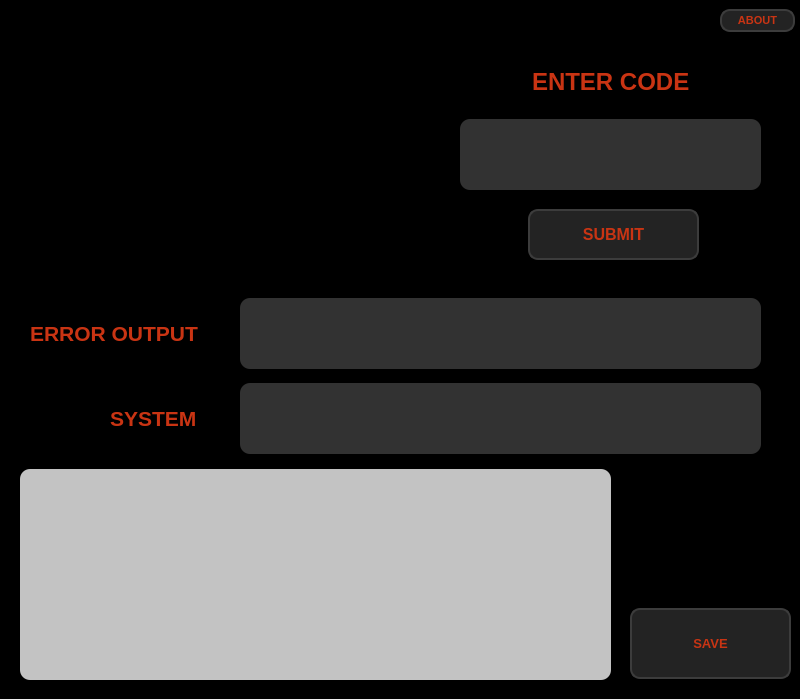
<?xml version="1.0" encoding="UTF-8"?>
<ui version="4.0">
 <class>MainWindow</class>
 <widget class="QMainWindow" name="MainWindow">
  <property name="geometry">
   <rect>
    <x>0</x>
    <y>0</y>
    <width>800</width>
    <height>700</height>
   </rect>
  </property>
  <property name="minimumSize">
   <size>
    <width>800</width>
    <height>700</height>
   </size>
  </property>
  <property name="maximumSize">
   <size>
    <width>800</width>
    <height>700</height>
   </size>
  </property>
  <property name="windowTitle">
   <string>Harley Davidson Trouble Code</string>
  </property>
  <property name="windowIcon">
   <iconset>
    <normaloff>:/logos/window_logo.png</normaloff>:/logos/window_logo.png</iconset>
  </property>
  <widget class="QWidget" name="centralwidget">
   <widget class="QFrame" name="frame">
    <property name="geometry">
     <rect>
      <x>0</x>
      <y>-1</y>
      <width>801</width>
      <height>291</height>
     </rect>
    </property>
    <property name="styleSheet">
     <string notr="true">background-color: rgb(0, 0, 0);</string>
    </property>
    <property name="frameShape">
     <enum>QFrame::StyledPanel</enum>
    </property>
    <property name="frameShadow">
     <enum>QFrame::Raised</enum>
    </property>
    <widget class="QLabel" name="HD_LOGO">
     <property name="geometry">
      <rect>
       <x>-4</x>
       <y>2</y>
       <width>441</width>
       <height>291</height>
      </rect>
     </property>
     <property name="styleSheet">
      <string notr="true">background-image: url(:/logos/hd_logo.png);
background-color: rgb(0, 0, 0);
background-repeat:no-repeat;
background-position:center;</string>
     </property>
     <property name="text">
      <string/>
     </property>
    </widget>
    <widget class="QLineEdit" name="code_input">
     <property name="geometry">
      <rect>
       <x>460</x>
       <y>120</y>
       <width>301</width>
       <height>71</height>
      </rect>
     </property>
     <property name="font">
      <font>
       <pointsize>24</pointsize>
       <weight>75</weight>
       <bold>true</bold>
      </font>
     </property>
     <property name="cursor">
      <cursorShape>CrossCursor</cursorShape>
     </property>
     <property name="layoutDirection">
      <enum>Qt::LeftToRight</enum>
     </property>
     <property name="styleSheet">
      <string notr="true">background-color: rgb(50,50,50);
border-radius:10px;
color: rgb(201,52,19);</string>
     </property>
     <property name="maxLength">
      <number>10</number>
     </property>
     <property name="frame">
      <bool>false</bool>
     </property>
     <property name="cursorPosition">
      <number>0</number>
     </property>
     <property name="alignment">
      <set>Qt::AlignCenter</set>
     </property>
     <property name="clearButtonEnabled">
      <bool>true</bool>
     </property>
    </widget>
    <widget class="QLabel" name="label_2">
     <property name="geometry">
      <rect>
       <x>532</x>
       <y>62</y>
       <width>181</width>
       <height>41</height>
      </rect>
     </property>
     <property name="font">
      <font>
       <pointsize>18</pointsize>
       <weight>75</weight>
       <bold>true</bold>
      </font>
     </property>
     <property name="styleSheet">
      <string notr="true">color: rgb(201,52,19);</string>
     </property>
     <property name="text">
      <string>ENTER CODE</string>
     </property>
    </widget>
    <widget class="QPushButton" name="submit_code">
     <property name="geometry">
      <rect>
       <x>528</x>
       <y>210</y>
       <width>171</width>
       <height>51</height>
      </rect>
     </property>
     <property name="font">
      <font>
       <pointsize>12</pointsize>
       <weight>75</weight>
       <bold>true</bold>
      </font>
     </property>
     <property name="cursor">
      <cursorShape>CrossCursor</cursorShape>
     </property>
     <property name="layoutDirection">
      <enum>Qt::LeftToRight</enum>
     </property>
     <property name="styleSheet">
      <string notr="true">QPushButton {	
	background-color: rgb(35,35,35);
	border:2px solid rgb(60,60,60);
	border-radius:10px;
	color: rgb(201,52,19);
}
QPushButton:hover {	
	background-color: rgb(60,60,60);
	border:2px solid rgb(70,70,70);
}
QPushButton:pressed {	
	background-color: rgb(201,52,19);
	border:2px solid rgb(201,52,19);
	color: rgb(200,200,200);
}</string>
     </property>
     <property name="text">
      <string>SUBMIT</string>
     </property>
     <property name="shortcut">
      <string>Return</string>
     </property>
    </widget>
    <widget class="QPushButton" name="about_btn">
     <property name="geometry">
      <rect>
       <x>720</x>
       <y>10</y>
       <width>75</width>
       <height>23</height>
      </rect>
     </property>
     <property name="font">
      <font>
       <pointsize>8</pointsize>
       <weight>75</weight>
       <bold>true</bold>
      </font>
     </property>
     <property name="cursor">
      <cursorShape>CrossCursor</cursorShape>
     </property>
     <property name="styleSheet">
      <string notr="true">QPushButton {	
	background-color: rgb(35,35,35);
	border:2px solid rgb(60,60,60);
	border-radius:10px;
	color: rgb(201,52,19);
}
QPushButton:hover {	
	background-color: rgb(60,60,60);
	border:2px solid rgb(70,70,70);
}
QPushButton:pressed {	
	background-color: rgb(201,52,19);
	border:2px solid rgb(201,52,19);
	color: rgb(200,200,200);
}</string>
     </property>
     <property name="text">
      <string>ABOUT</string>
     </property>
    </widget>
   </widget>
   <widget class="QFrame" name="frame_2">
    <property name="geometry">
     <rect>
      <x>0</x>
      <y>288</y>
      <width>801</width>
      <height>411</height>
     </rect>
    </property>
    <property name="styleSheet">
     <string notr="true">background-color: rgb(0, 0, 0);</string>
    </property>
    <property name="frameShape">
     <enum>QFrame::StyledPanel</enum>
    </property>
    <property name="frameShadow">
     <enum>QFrame::Raised</enum>
    </property>
    <widget class="QLabel" name="error_output">
     <property name="geometry">
      <rect>
       <x>240</x>
       <y>10</y>
       <width>521</width>
       <height>71</height>
      </rect>
     </property>
     <property name="font">
      <font>
       <pointsize>14</pointsize>
       <weight>75</weight>
       <bold>true</bold>
      </font>
     </property>
     <property name="cursor">
      <cursorShape>CrossCursor</cursorShape>
     </property>
     <property name="styleSheet">
      <string notr="true">background-color: rgb(50,50,50);
border-radius:10px;
color: rgb(201,52,19);</string>
     </property>
     <property name="lineWidth">
      <number>1</number>
     </property>
     <property name="text">
      <string/>
     </property>
     <property name="alignment">
      <set>Qt::AlignCenter</set>
     </property>
     <property name="wordWrap">
      <bool>true</bool>
     </property>
    </widget>
    <widget class="QLabel" name="label_6">
     <property name="geometry">
      <rect>
       <x>30</x>
       <y>30</y>
       <width>181</width>
       <height>31</height>
      </rect>
     </property>
     <property name="font">
      <font>
       <pointsize>16</pointsize>
       <weight>75</weight>
       <bold>true</bold>
      </font>
     </property>
     <property name="styleSheet">
      <string notr="true">color: rgb(201,52,19);</string>
     </property>
     <property name="text">
      <string>ERROR OUTPUT</string>
     </property>
    </widget>
    <widget class="QLabel" name="system_output">
     <property name="geometry">
      <rect>
       <x>240</x>
       <y>95</y>
       <width>521</width>
       <height>71</height>
      </rect>
     </property>
     <property name="font">
      <font>
       <pointsize>14</pointsize>
       <weight>75</weight>
       <bold>true</bold>
      </font>
     </property>
     <property name="cursor">
      <cursorShape>CrossCursor</cursorShape>
     </property>
     <property name="styleSheet">
      <string notr="true">background-color: rgb(50,50,50);
border-radius:10px;
color: rgb(201,52,19);</string>
     </property>
     <property name="text">
      <string/>
     </property>
     <property name="alignment">
      <set>Qt::AlignCenter</set>
     </property>
     <property name="wordWrap">
      <bool>true</bool>
     </property>
    </widget>
    <widget class="QLabel" name="label_7">
     <property name="geometry">
      <rect>
       <x>110</x>
       <y>115</y>
       <width>91</width>
       <height>31</height>
      </rect>
     </property>
     <property name="font">
      <font>
       <pointsize>16</pointsize>
       <weight>75</weight>
       <bold>true</bold>
      </font>
     </property>
     <property name="styleSheet">
      <string notr="true">color: rgb(201,52,19);</string>
     </property>
     <property name="text">
      <string>SYSTEM</string>
     </property>
    </widget>
    <widget class="QPushButton" name="save_log">
     <property name="geometry">
      <rect>
       <x>630</x>
       <y>320</y>
       <width>161</width>
       <height>71</height>
      </rect>
     </property>
     <property name="font">
      <font>
       <pointsize>10</pointsize>
       <weight>75</weight>
       <bold>true</bold>
      </font>
     </property>
     <property name="cursor">
      <cursorShape>CrossCursor</cursorShape>
     </property>
     <property name="styleSheet">
      <string notr="true">QPushButton {	
	background-color: rgb(35,35,35);
	border:2px solid rgb(60,60,60);
	border-radius:10px;
	color: rgb(201,52,19);
}
QPushButton:hover {	
	background-color: rgb(60,60,60);
	border:2px solid rgb(70,70,70);
}
QPushButton:pressed {	
	background-color: rgb(201,52,19);
	border:2px solid rgb(201,52,19);
	color: rgb(200,200,200);
}</string>
     </property>
     <property name="text">
      <string>SAVE</string>
     </property>
    </widget>
    <widget class="QListWidget" name="log_area">
     <property name="geometry">
      <rect>
       <x>20</x>
       <y>181</y>
       <width>591</width>
       <height>211</height>
      </rect>
     </property>
     <property name="font">
      <font>
       <pointsize>11</pointsize>
       <weight>75</weight>
       <bold>true</bold>
      </font>
     </property>
     <property name="styleSheet">
      <string notr="true">color: rgb(0, 0, 0);
background-color: rgb(195,195,195);
border-radius:10px;</string>
     </property>
    </widget>
   </widget>
  </widget>
 </widget>
 <resources/>
 <connections/>
</ui>
